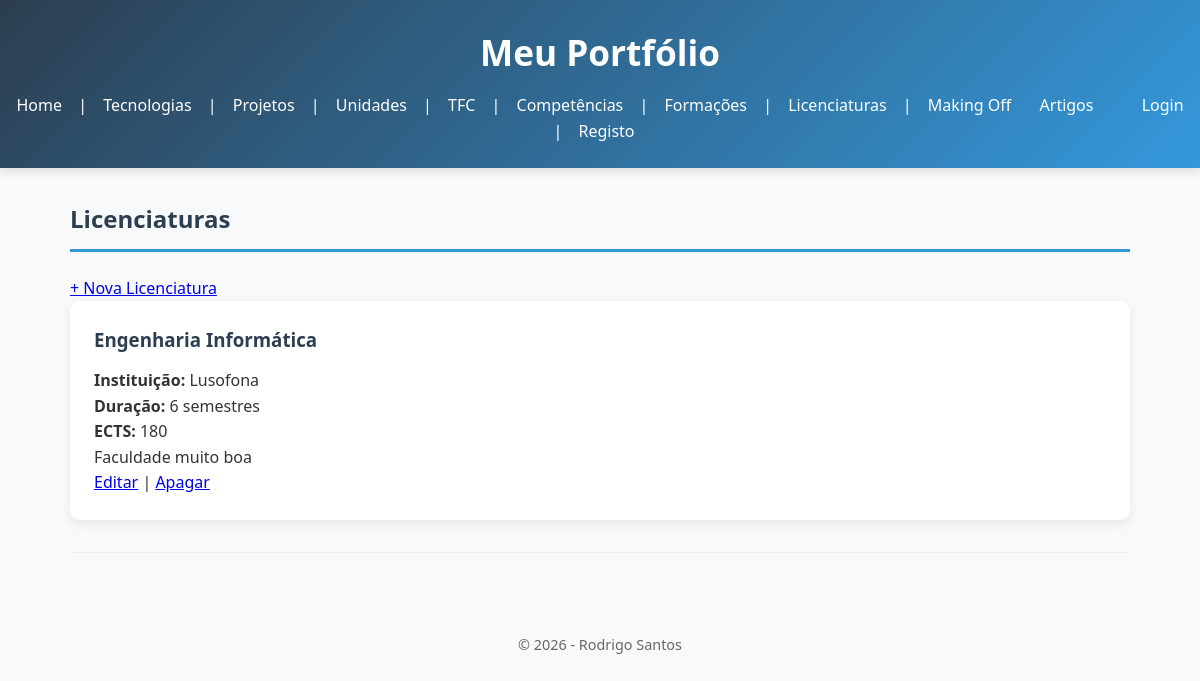
/portfolio/licenciaturas/, run on an earlier commit of the app's database.
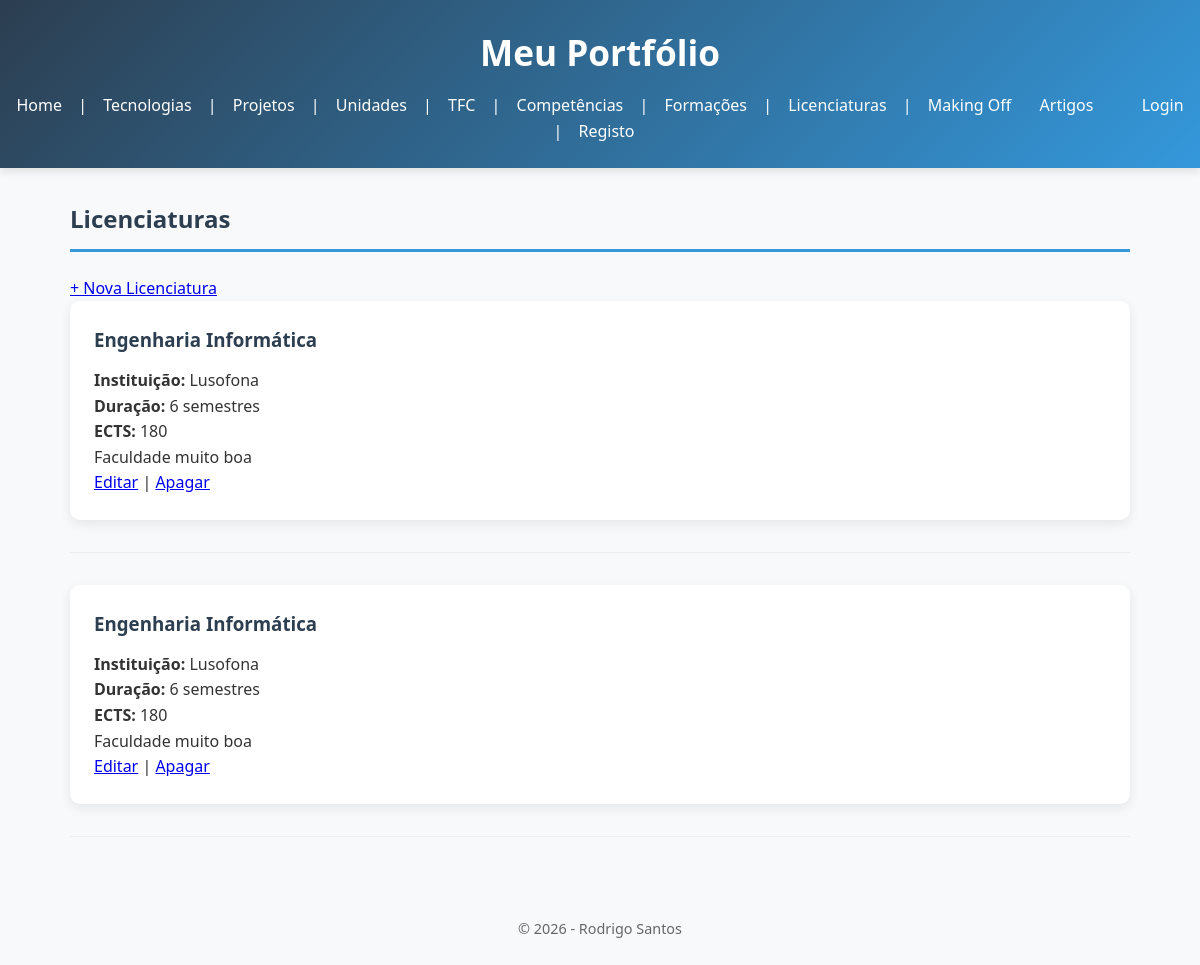
And on a later commit of the database.
### portfolio/models.py (models this page shows, shortened)
class Licenciatura(models.Model):
    nome = models.CharField(max_length=100)
    instituicao = models.CharField(max_length=150)
    semestres = models.IntegerField()
    descricao = models.CharField(max_length=250)
    ects = models.IntegerField()

### portfolio/views.py (the view)
# urls.py: path('licenciaturas/', views.licenciaturas_view, name='licenciaturas'),
def licenciaturas_view(request):
    licenciaturas = Licenciatura.objects.all().order_by('nome')
    return render(request, 'portfolio/licenciaturas.html', {'licenciaturas': licenciaturas})

### portfolio/templates/portfolio/licenciaturas.html
{% extends "portfolio/base.html" %}
{% block content %}
<h2>Licenciaturas</h2>
<p>
    <a href="{% url 'licenciatura_create' %}" class="btn-novo">+ Nova Licenciatura</a>
</p>
{% for lic in licenciaturas %}
    <article>
        <h3>{{ lic.nome }}</h3>
        <p><strong>Instituição:</strong> {{ lic.instituicao }}</p>
        <p><strong>Duração:</strong> {{ lic.semestres }} semestres</p>
        <p><strong>ECTS:</strong> {{ lic.ects }}</p>
        <p>{{ lic.descricao }}</p>
        <p>
            <a href="{% url 'licenciatura_update' lic.pk %}">Editar</a> |
            <a href="{% url 'licenciatura_delete' lic.pk %}" class="btn-apagar">Apagar</a>
        </p>
    </article>
    <hr>
{% empty %}
    <p>Não existem licenciaturas registadas.</p>
{% endfor %}
{% endblock %}

### portfolio/templates/portfolio/base.html (shortened to what this page needs)
<!DOCTYPE html>
<html lang="pt">
<head>
    {% load static %}
    <link rel="stylesheet" href="{% static 'portfolio/style.css' %}">
</head>
<body>
    <header>
        <h1>Meu Portfólio</h1>
        <nav>
            <a href="{% url 'home_portfolio' %}">Home</a> |
            <a href="{% url 'tecnologias' %}">Tecnologias</a> |
            <a href="{% url 'projetos' %}">Projetos</a> |
            <a href="{% url 'unidades' %}">Unidades</a> |
            <a href="{% url 'tfc' %}">TFC</a> |
            <a href="{% url 'competencias' %}">Competências</a> |
            <a href="{% url 'formacoes' %}">Formações</a> |
            <a href="{% url 'licenciaturas' %}">Licenciaturas</a> |
            <a href="{% url 'makingoff' %}">Making Off</a>
            <a href="{% url 'artigos' %}">Artigos</a>
            {% if user.is_authenticated %}
                <span style="margin-left: 20px;">
                    Olá, <strong>{{ user.username }}</strong> |
                    <a href="{% url 'logout' %}">Logout</a>
                </span>
            {% else %}
                <span style="margin-left: 20px;">
                    <a href="{% url 'login' %}">Login</a> |
                    <a href="{% url 'registo' %}">Registo</a>
                </span>
            {% endif %}
        </nav>
    </header>
    <main>
        {% block content %}
        {% endblock %}
    </main>
    <footer>
        <p>&copy; 2026 - Rodrigo Santos</p>
    </footer>
</body>
</html>

### portfolio/static/portfolio/style.css (style rules this page uses)
* { margin: 0; padding: 0; box-sizing: border-box; }
body { font-family: 'Segoe UI', Tahoma, Geneva, Verdana, sans-serif; line-height: 1.6; color: #333; background-color: #f8f9fa; }
header { background: linear-gradient(135deg, #2c3e50, #3498db); color: white; padding: 1.5rem 0; text-align: center; box-shadow: 0 4px 8px rgba(0,0,0,0.1); }
header h1 { margin-bottom: 0.8rem; font-size: 2.2rem; }
header nav a { color: white; text-decoration: none; margin: 0 12px; font-weight: 500; }
main { max-width: 1100px; margin: 2rem auto; padding: 0 20px; }
h2 { color: #2c3e50; margin-bottom: 1.5rem; border-bottom: 3px solid #3498db; padding-bottom: 10px; }
article { background: white; padding: 1.5rem; margin-bottom: 1.5rem; border-radius: 10px; box-shadow: 0 4px 12px rgba(0,0,0,0.08); transition: transform 0.3s; }
article h3 { color: #2c3e50; margin-bottom: 0.8rem; }
hr { border: none; border-top: 1px solid #eee; margin: 2rem 0; }
footer { text-align: center; padding: 2rem 0; color: #666; font-size: 0.9rem; margin-top: 3rem; }

What changed in the data, as far as the page shows it:
added Licenciatura: nome "Engenharia Informática", instituicao "Lusofona", semestres "6", ects "180", descricao "Faculdade muito boa"
